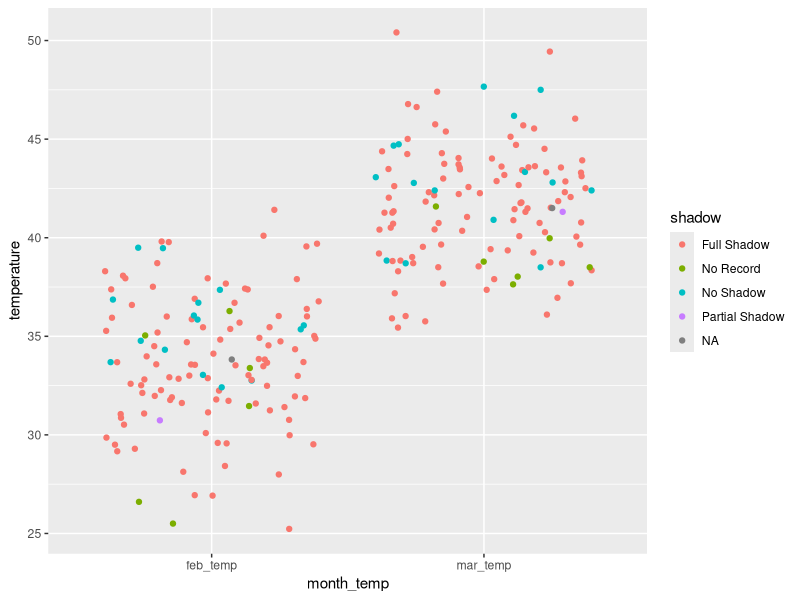

Write the R code that produced this figure.
# Data Types
integer_variable <- 1L
class(integer_variable)

numeric_variable <- 2
class(numeric_variable)

character_variable <- "2"
class(character_variable)

transformed_char_var <- as.numeric(character_variable)
class(transformed_char_var)

# install tidyverse
#install.packages("tidyverse")

# load libraries
library(tidyverse)
#library(dplyr)

# check your working directory
getwd()

# list contents of a folder
dir()
dir("data")

# load data
groundhog_predictions <- read_csv("data/groundhog_day.csv")
View(groundhog_predictions)

# inspect data
summary(groundhog_predictions)
glimpse(groundhog_predictions)

# get variable names
colnames(groundhog_predictions)

# check values in a column/variable
unique(groundhog_predictions$`Punxsutawney Phil`)

### The Pipe ####
# %>% means "and then"
# ctrl+shift and press "m"
groundhog_predictions %>% 
  summary()

# select a column in your data frame
# equivalent to 
# groundhog_predictions$`Punxsutawney Phil`
groundhog_predictions %>% 
  select(`Punxsutawney Phil`) %>% 
  unique()

# count how many of each category
groundhog_predictions %>%
  count(`Punxsutawney Phil`)

######## SEPTEMBER 17 ##################
# counting categorical variable
# use count() 
groundhog_predictions %>%
  count(`Punxsutawney Phil`)
  
# use group_by() and count()
groundhog_predictions %>%
  group_by(`Punxsutawney Phil`) %>%
  count()

# use group_by() summarise()
groundhog_predictions %>%
  group_by(`Punxsutawney Phil`) %>%
  summarise(total = n())

# add to summarise() a mean() function to calculate mean of
# `February Average Temperature` and `March Average Temperature`
groundhog_predictions %>% 
  group_by(`Punxsutawney Phil`) %>%
  summarise(total = n(),
            feb_temp = mean(`February Average Temperature`, na.rm = TRUE),
            mar_temp = mean(`March Average Temperature`, na.rm = TRUE))

# filter data
groundhog_predictions %>%
  filter(`Punxsutawney Phil` == "Full Shadow" |
           `Punxsutawney Phil` == "No Shadow") %>%
  group_by(`Punxsutawney Phil`) %>%
  summarise(total = n(),
            feb_temp = mean(`February Average Temperature`, na.rm = TRUE),
            mar_temp = mean(`March Average Temperature`, na.rm = TRUE))

# select data
selected_predictions <- groundhog_predictions %>%
  select("shadow" = `Punxsutawney Phil`, 
         "feb_temp" = `February Average Temperature`,
         "mar_temp" = `March Average Temperature`)
View(selected_predictions)

# pivot data frame
predictions_longer <- selected_predictions %>%
  pivot_longer(cols = c(feb_temp, mar_temp),
               names_to = "month_temp",
               values_to = "temperature")

View(predictions_longer)

# demonstration of a chart
predictions_longer %>%
  ggplot(aes(x = month_temp, y = temperature)) +
  geom_jitter(aes(color = shadow))

#########################




